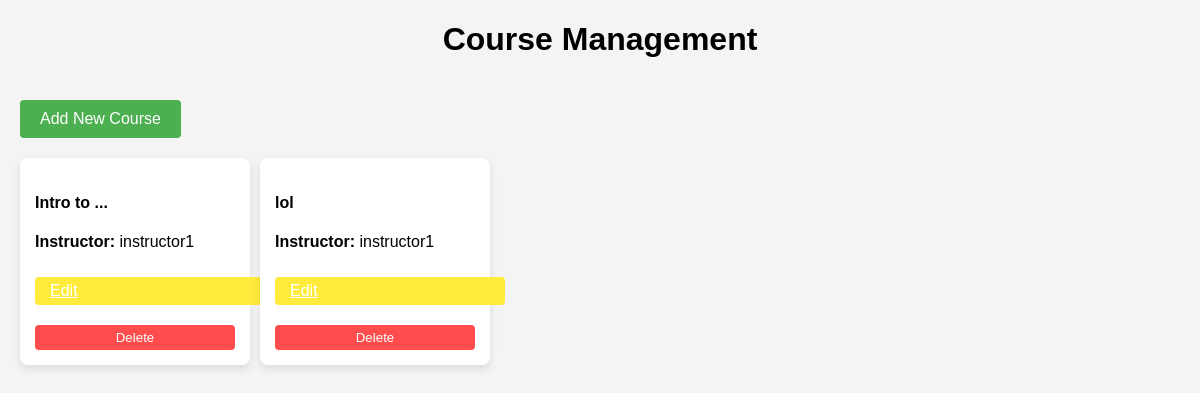
Page /courses/ on the committed database.
### scheduler/models.py (models this page shows, shortened)
class User(models.Model):
    INSTRUCTOR = 'Instructor'
    TEACHING_ASSISTANT = 'Teaching Assistant'
    SUPERVISOR = 'Supervisor'
    ROLE_CHOICES = [
        (INSTRUCTOR, 'Instructor'),
        (TEACHING_ASSISTANT, 'Teaching Assistant'),
        (SUPERVISOR, 'Supervisor'),
    ]
    user_id = models.AutoField(primary_key=True) #Unigue id, for now just pk
    username = models.CharField(max_length=25, unique=True)
    password = models.CharField(max_length=50)
    role = models.CharField(max_length=20, choices=ROLE_CHOICES)# Instructor or Teaching Assistant or Supervisor
    email = models.CharField(max_length=255, blank=True, null=True)
    phone_number = models.CharField(max_length=15, blank=True, null=True)
    address = models.CharField(max_length=255, blank=True, null=True)

class Course(models.Model):
    course_id = models.AutoField(primary_key=True) #Unigue id, for now just pk
    course_code = models.CharField(max_length=20, unique=True) #Ex CS101
    course_name = models.CharField(max_length=50) #Ex. Intro to SE

### scheduler/views.py (the view, shortened to what this page needs)
# urls.py: path('courses/', CourseManagement.as_view(), name='course_management'),
class CourseManagement(View):
    template_name = 'CourseManagement.html'
    def get(self, request):
        ids = Course.objects.values('course_id')
        courses = []
        for entry in ids: # Getting all the courses
            courses.append(CourseManager.view(entry['course_id']))
        for course in courses: # Isolating the instructor (first instructor found is listed as "main" instructor
            users = course['users']
            for user in users:
                if user.role == 'Instructor':
                    course['instructor'] = user
                    break
        users = User.objects.values()
        context = {
            'courses': courses,
            'users': users
        }
        return render(request, self.template_name, context)

### ManagerClasses/CourseManager.py (called while the page is built)
    @staticmethod
    def view(course_id: int) -> dict | None:
        try:
            course = Course.objects.get(course_id=course_id)
            assignments = course.assignments.all()
            res = {
                    "course_id": course.course_id,
                    "course_code": course.course_code,
                    "course_name": course.course_name,
                    "users": []
                }
            for assignment in assignments:
                res['users'].append(assignment.user)
            return res
        except Course.DoesNotExist:
            print(f"Course with ID {course_id} does not exist.")
            return None

### templates/CourseManagement.html (shortened to what this page needs)
<!DOCTYPE html>
<html lang="en">
<head>
</head>
<body>
    <h1>Course Management</h1>
    <button class="add-btn" onclick="showPopup()">Add New Course</button>
    <div class="course-container">
    {% for course in courses %}
        <div class="course-box">
            <h4>{{ course.course_name }}</h4>
            <p><strong>Instructor:</strong> {{ course.instructor.username }}</p>
            <div class="button-container">
                <a class="edit-btn" href="/courses/{{ course.course_id }}">Edit</a>
                <form action="/courses/" method="POST">
                    <button type="submit" name='delete_course' class="delete-btn">Delete</button>
                </form>
            </div>
        </div>
    {% endfor %}
</div>
</body>
</html>

### templates/CourseManagement.html (style rules this page uses)
body { font-family: Arial, sans-serif; margin: 20px; background-color: #f4f4f4; }
h1 { text-align: center; }
.add-btn { padding: 10px 20px; background-color: #4CAF50; color: white; border: none; border-radius: 4px; cursor: pointer; margin: 20px 0; font-size: 16px; }
.course-container { display: flex; flex-wrap: wrap; gap: 10px; }
.course-box { background-color: #fff; padding: 15px; border-radius: 8px; box-shadow: 0 4px 8px rgba(0, 0, 0, 0.1); width: 200px; }
.delete-btn, .edit-btn { background-color: #ff4d4d; color: white; border: none; cursor: pointer; padding: 5px 15px; margin-top: 10px; border-radius: 4px; width: 100%; }
.edit-btn { background-color: #ffeb3b; }
.button-container { display: flex; flex-direction: column; gap: 10px; }

### rows in the picture
User: course_name "Intro to ...", instructor.username "instructor1", course_name "lol"
